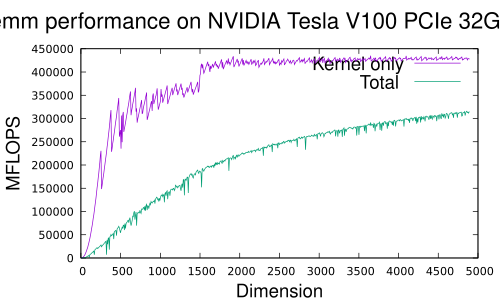

This figure's gnuplot source:
set xlabel font "Helvetica,20"
set ylabel font "Helvetica,20"
set key font "Helvetica,20"
set title font "Helvetica,24"
set title "Rgemm performance on NVIDIA Tesla V100 PCIe 32GB (rev a1)"
set xlabel "Dimension"
set ylabel "MFLOPS"
#set terminal postscript eps color enhanced
set terminal pdf

plot "log.Rgemm.dd_cuda_kernel" using 1:4 title 'Kernel only' with lines linewidth 1,\
     "log.Rgemm.dd_cuda_total"  using 1:4 title 'Total ' with lines linewidth 1
